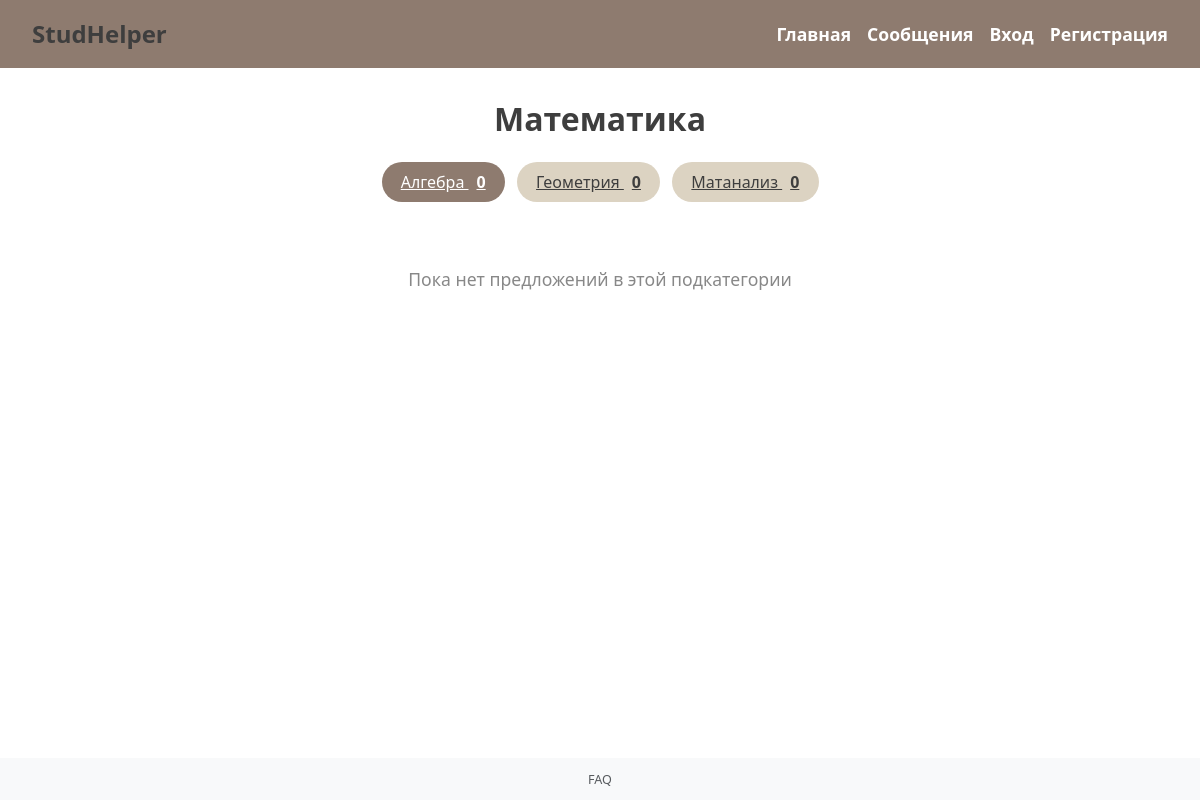
/tema/Алгебра, run on an earlier commit of the app's database.
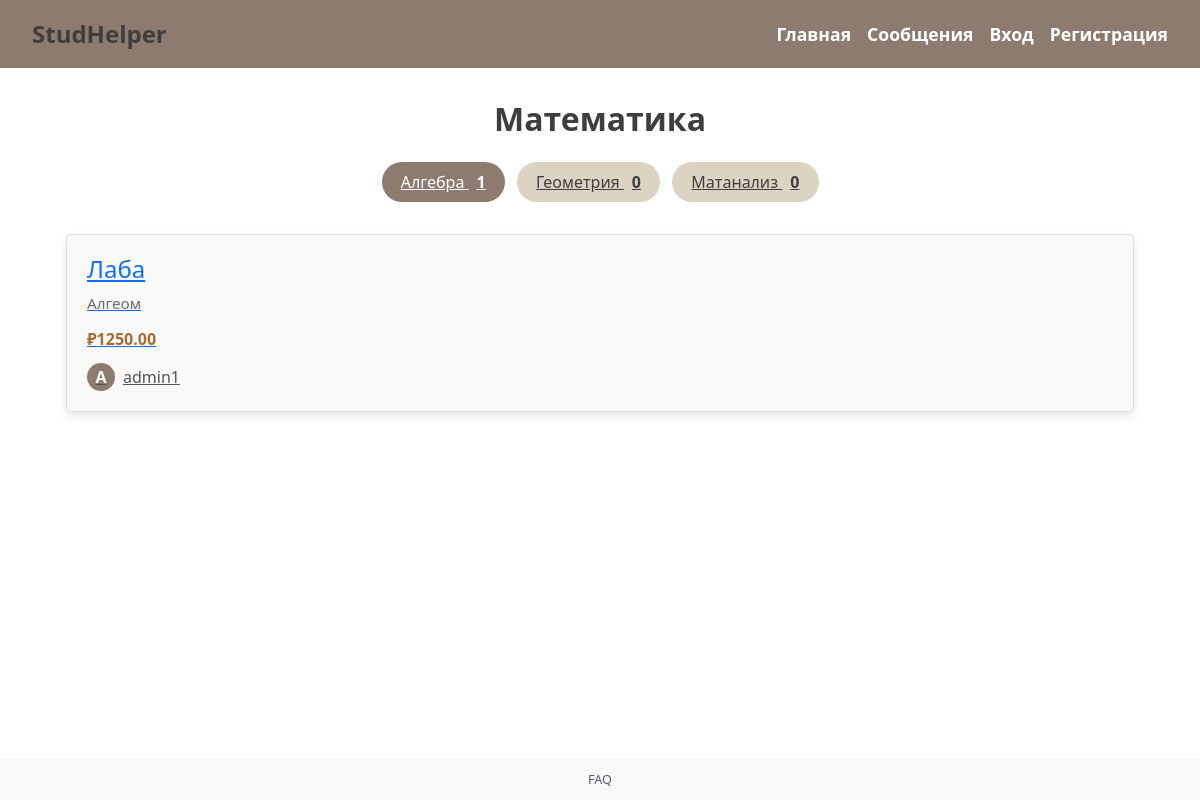
And on a later commit of the database.
### app.py (models this page shows)
class Category(db.Model):
    id = db.Column(db.Integer, primary_key=True)
    name = db.Column(db.String(100), unique=True, nullable=False)
    subcategories = db.relationship('Subcategory', backref='category', lazy=True)

class Subcategory(db.Model):
    id = db.Column(db.Integer, primary_key=True)
    name = db.Column(db.String(100), unique=True, nullable=False)
    category_id = db.Column(db.Integer, db.ForeignKey('category.id'), nullable=False)

class Offer(db.Model):
    id = db.Column(db.Integer, primary_key=True)
    title = db.Column(db.String(200), nullable=False)
    description = db.Column(db.Text, nullable=False)
    price = db.Column(db.Float, nullable=False)
    subcategory_id = db.Column(db.Integer, db.ForeignKey('subcategory.id'), nullable=False)
    seller_id = db.Column(db.Integer, db.ForeignKey('user.id'), nullable=False)

class User(db.Model):
    id = db.Column(db.Integer, primary_key=True)
    username = db.Column(db.String(150), unique=True, nullable=False)
    password = db.Column(db.String(150), nullable=False)
    offers = db.relationship('Offer', backref='seller', lazy=True)  # связь с предложениями

### app.py (the view)
@app.route('/tema/<string:subtopic>')
def show_subtopic(subtopic):
    category_name = get_category_for_subtopic(subtopic)
    subcategories = get_subcategories_with_counts(category_name)
    subcategory = Subcategory.query.filter_by(name=subtopic).first()
    if subcategory:
        offers = Offer.query.filter_by(subcategory_id=subcategory.id).order_by(Offer.id.desc()).all()
    else:
        offers = []
    return render_template(
        'tema.html',
        category_name=category_name,
        subtopic_name=subtopic,
        subcategories=subcategories,
        offers=offers
    )

### app.py (called while the page is built)
def get_subcategories_with_counts(category_name):
    category = Category.query.filter_by(name=category_name).first()
    subcategories = []
    if category:
        subcategories = [
            {
                'name': subcategory.name,
                'count': Offer.query.filter_by(subcategory_id=subcategory.id).count()
            }
            for subcategory in category.subcategories
        ]
    return subcategories

def get_category_for_subtopic(subtopic):
    subcategory = Subcategory.query.filter_by(name=subtopic).first()
    if subcategory:
        return subcategory.category.name
    return 'Другие предметы'

### templates/tema.html
{% extends 'base.html' %}
{% block content %}
<div class="tema-page">
    <h1 class="tema-title">{{ category_name }}</h1>
    <div class="subcategory-tabs">
        {% for sub in subcategories %}
        <a href="{{ url_for('show_subtopic', subtopic=sub.name) }}"
           class="subcategory-tab {% if sub.name == subtopic_name %}active{% endif %}">
            {{ sub.name }} <span class="count">{{ sub.count }}</span>
        </a>
        {% endfor %}
    </div>
    {% if offers %}
    <div class="offers-grid">
        {% for offer in offers %}
        <div class="offer-card">
            <a href="{{ url_for('offer', offer_id=offer.id) }}">
                <h3>{{ offer.title }}</h3>
                <p class="description">{{ offer.description }}</p>
                <p class="price">₽{{ "%.2f"|format(offer.price) }}</p>
            </a>
            {% if offer.seller %}
            <a href="{{ url_for('profile', user_id=offer.seller.id) }}" class="seller">
                <span class="avatar">{{ offer.seller.username[0]|upper }}</span>
                {{ offer.seller.username }}
            </a>
            {% else %}
            <p class="seller">Продавец не найден</p>
            {% endif %}
        </div>
        {% endfor %}
    </div>
    {% else %}
    <div class="empty-message">
        Пока нет предложений в этой подкатегории
    </div>
    {% endif %}
</div>
{% endblock %}

### templates/base.html (shortened to what this page needs)
<!DOCTYPE html>
<html lang="ru">
<head>
    <link href="https://cdn.jsdelivr.net/npm/bootstrap@5.3.0/dist/css/bootstrap.min.css" rel="stylesheet">
    <link rel="stylesheet" href="{{ url_for('static', filename='style.css') }}">
</head>
<body>
    <div class="header">
        <a href="{{ url_for('home') }}" class="site-title">StudHelper</a>
        <div class="header-buttons">
            <a href="{{ url_for('home') }}">Главная</a>
            <a href="{{ url_for('messages') }}" class="nav-link">Сообщения</a>
            {% if 'username' in session %}
                <a href="{{ url_for('profile') }}">Профиль</a>
                <a href="{{ url_for('logout') }}">Выход</a>
            {% else %}
                <a href="{{ url_for('login') }}">Вход</a>
                <a href="{{ url_for('register') }}">Регистрация</a>
            {% endif %}
        </div>
    </div>
    <div class="content">
        {% block content %}
        {% endblock %}
    </div>
    <footer class="footer mt-5">
        <a href="{{ url_for('faq') }}" class="text-muted small">FAQ</a>
    </footer>
</body>
</html>

### static/style.css (style rules this page uses)
body { display: flex; flex-direction: column; min-height: 100vh; }
.content { flex-grow: 1; width: 100%; box-sizing: border-box; }
.header { background-color: #8e7b6f; color: white; padding: 1rem 2rem; display: flex; justify-content: space-between; align-items: center; font-size: 1.1rem; }
.site-title { font-size: 1.8rem; font-weight: bold; color: white; text-decoration: none; }
.header-buttons { display: flex; align-items: center; }
.header-buttons a { margin-left: 1rem; color: white; font-weight: bold; transition: opacity 0.2s, text-decoration 0.2s; text-decoration: none; }
footer { background-color: #f8f9fa; padding: 10px 0; text-align: center; font-size: 0.9rem; }
footer a { text-decoration: none; color: #6c757d; }
.content { max-width: 1100px; margin: 2rem auto; padding: 0 1rem; width: 100%; box-sizing: border-box; }
.site-title { font-size: 1.5rem; font-weight: bold; color: #3e3e3e; text-decoration: none; }
.tema-title { font-size: 2rem; font-weight: bold; margin-bottom: 1.5rem; text-align: center; color: #3e3e3e; }
.subcategory-tabs { display: flex; flex-wrap: wrap; justify-content: center; gap: 0.75rem; margin-bottom: 2rem; }
.subcategory-tab { padding: 0.5rem 1.2rem; background-color: #dcd3c2; border-radius: 25px; color: #3e3e3e; font-weight: 500; transition: 0.2s; }
.subcategory-tab.active { background-color: #8e7b6f; color: white; }
.subcategory-tab .count { margin-left: 0.5rem; font-weight: bold; }
.offers-grid { display: grid; grid-template-columns: repeat(auto-fit, minmax(250px, 1fr)); gap: 1.5rem; }
.offer-card { background-color: white; border-radius: 12px; padding: 1rem; box-shadow: 0 4px 10px rgba(0, 0, 0, 0.1); transition: transform 0.2s ease, box-shadow 0.2s ease; }
.offer-card h3 { margin: 0 0 0.5rem; font-size: 1.2rem; }
.offer-card .description { font-size: 0.95rem; color: #6b6b6b; margin-bottom: 0.75rem; }
.offer-card .price { font-weight: bold; color: #a66c33; font-size: 1rem; margin-bottom: 0.75rem; }
.offer-card .seller { display: flex; align-items: center; gap: 0.5rem; color: #555; }
.offer-card .avatar { width: 28px; height: 28px; background-color: #8e7b6f; color: white; font-weight: bold; border-radius: 50%; display: flex; align-items: center; justify-content: center; }
.offer-card { border: 1px solid #ddd; padding: 20px; margin-bottom: 20px; border-radius: 5px; background-color: #f9f9f9; }
.offer-card h3 { font-size: 1.5rem; }
.offer-card p { font-size: 1rem; }
footer { margin-top: auto; }

What changed in the data, as far as the page shows it:
computed for Subcategory "Алгебра": count "0" → "1"
added Offer: title "Лаба", description "Алгеом", price "1250.00", seller "A", seller.username "admin1"
Also different on the page:
text no longer shown: "Пока нет предложений в этой подкатегории"
